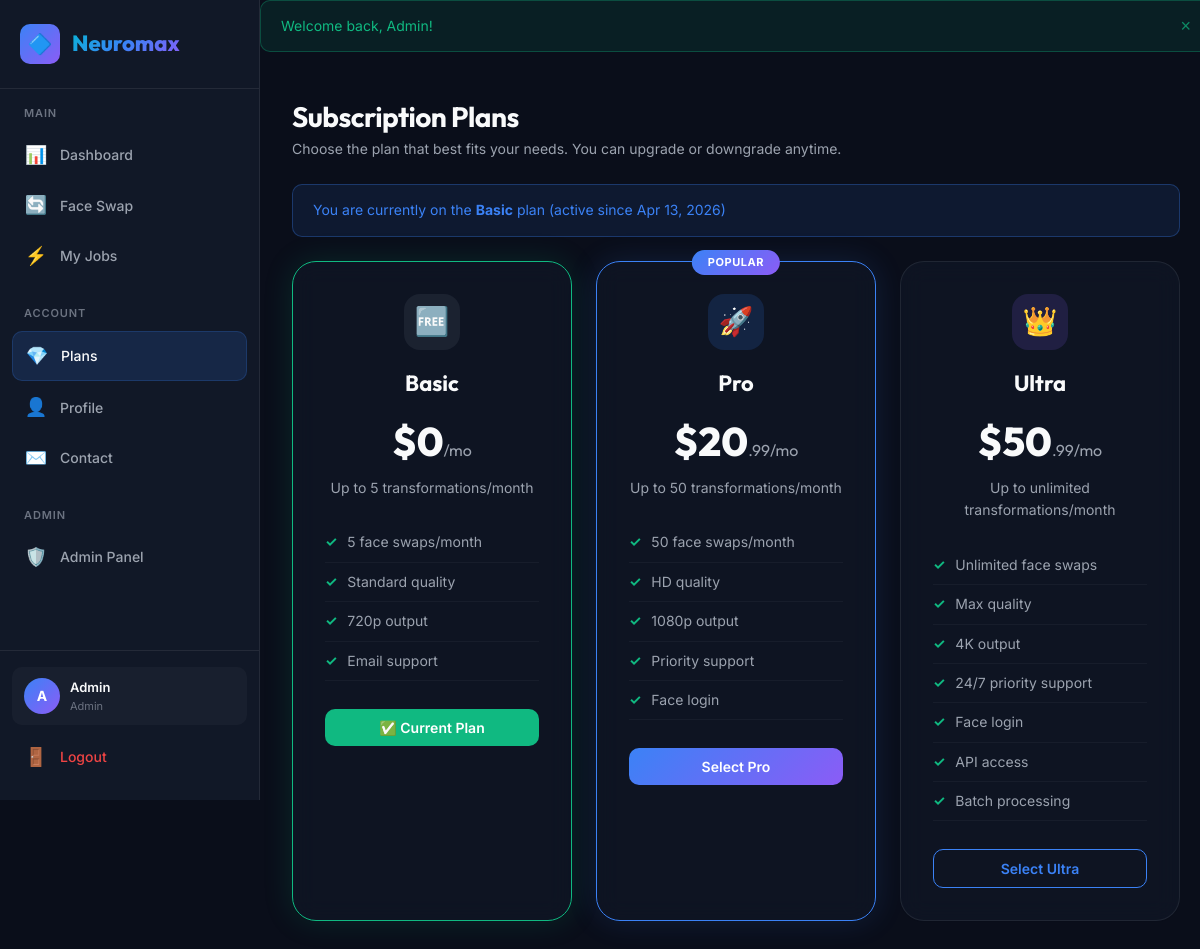
Page /plans.php (signed in) on the committed database.
### tables this page shows
CREATE TABLE IF NOT EXISTS `user_subscriptions` (
    `id`              INT UNSIGNED AUTO_INCREMENT PRIMARY KEY,
    `user_id`         INT UNSIGNED NOT NULL,
    `subscription_id` INT UNSIGNED NOT NULL,
    `start_date`      DATE         NOT NULL,
    `end_date`        DATE         DEFAULT NULL,
    `status`          ENUM('active', 'expired', 'cancelled') NOT NULL DEFAULT 'active',
    `created_at`      DATETIME     NOT NULL DEFAULT CURRENT_TIMESTAMP,

    CONSTRAINT `fk_user_sub_user`
        FOREIGN KEY (`user_id`) REFERENCES `users`(`id`)
        ON DELETE CASCADE ON UPDATE CASCADE,

    CONSTRAINT `fk_user_sub_plan`
        FOREIGN KEY (`subscription_id`) REFERENCES `subscriptions`(`id`)
        ON DELETE CASCADE ON UPDATE CASCADE,

    INDEX `idx_user_sub_user`   (`user_id`),
    INDEX `idx_user_sub_status` (`status`)
);

CREATE TABLE IF NOT EXISTS `subscriptions` (
    `id`          INT UNSIGNED AUTO_INCREMENT PRIMARY KEY,
    `name`        VARCHAR(50)    NOT NULL,
    `price`       DECIMAL(10,2)  NOT NULL DEFAULT 0.00,
    `features`    JSON           NOT NULL,
    `max_jobs`    INT UNSIGNED   NOT NULL DEFAULT 10,
    `created_at`  DATETIME       NOT NULL DEFAULT CURRENT_TIMESTAMP,
    `updated_at`  DATETIME       NOT NULL DEFAULT CURRENT_TIMESTAMP ON UPDATE CURRENT_TIMESTAMP
);

### includes/helpers.php (called while the page is built, shortened)
<?php
function e(?string $value): string
{
    return htmlspecialchars($value ?? '', ENT_QUOTES, 'UTF-8');
}
function getFlash(): ?array
{
    $flash = $_SESSION['flash'] ?? null;
    return $flash;
}
function isAdmin(): bool
{
    return isset($_SESSION['user_role']) && $_SESSION['user_role'] === 'admin';
}
function currentUserId(): ?int
{
    return $_SESSION['user_id'] ?? null;
}
function currentUserName(): string
{
    return $_SESSION['user_name'] ?? 'Guest';
}
function currentUserRole(): string
{
    return $_SESSION['user_role'] ?? 'user';
}
function formatDate(?string $date, string $format = 'M j, Y'): string
{
    return date($format, strtotime($date));
}
function url(string $path): string
{
    return BASE_URL . '/' . ltrim($path, '/');
}
function publicUrl(string $page): string
{
    return PUBLIC_URL . '/' . ltrim($page, '/');
}
function assetUrl(string $path): string
{
    return ASSETS_URL . '/' . ltrim($path, '/');
}

### includes/db.php (called while the page is built, shortened)
<?php
class Database
{
    private static ?PDO $instance = null;
    public static function getInstance(): PDO
    {
        if (self::$instance === null) {
            $dsn = sprintf(
                'mysql:host=%s;dbname=%s;charset=%s',
                DB_HOST,
                DB_NAME,
                DB_CHARSET
            );
            $options = [
                PDO::ATTR_ERRMODE            => PDO::ERRMODE_EXCEPTION,
                PDO::ATTR_DEFAULT_FETCH_MODE => PDO::FETCH_ASSOC,
                PDO::ATTR_EMULATE_PREPARES   => false,
                PDO::MYSQL_ATTR_INIT_COMMAND => "SET NAMES utf8mb4 COLLATE utf8mb4_unicode_ci",
            ];
            try {
                self::$instance = new PDO($dsn, DB_USER, DB_PASS, $options);
            } catch (PDOException $e) {
                die('Database connection failed: ' . $e->getMessage());
            }
        }
        return self::$instance;
    }
}

### app/models/Subscription.php (called while the page is built, shortened)
<?php
require_once __DIR__ . '/../../includes/db.php';
class Subscription
{
    private PDO $db;
    public function __construct()
    {
        $this->db = Database::getInstance();
    }
    public function getAll(): array
    {
        $stmt = $this->db->query('SELECT * FROM subscriptions ORDER BY price ASC');
        return $stmt->fetchAll();
    }
    public function getUserSubscription(int $userId): ?array
    {
        $stmt = $this->db->prepare(
            'SELECT s.*, us.start_date, us.end_date, us.status as sub_status
             FROM user_subscriptions us
             JOIN subscriptions s ON us.subscription_id = s.id
             WHERE us.user_id = :uid AND us.status = "active"
             LIMIT 1'
        );
        $stmt->execute([':uid' => $userId]);
        $sub = $stmt->fetch();
        return $sub ?: null;
    }
}

### public/plans.php (the view, shortened to what this page needs)
<?php
require_once __DIR__ . '/../app/models/Subscription.php';
$subModel = new Subscription();
$plans = $subModel->getAll();
$currentSub = $subModel->getUserSubscription(currentUserId());
$currentPlanId = $currentSub ? (int)$currentSub['id'] : 1;
require_once __DIR__ . '/../templates/header.php';
$planIcons = ['🆓', '🚀', '👑'];
$planColors = [
    'rgba(107, 114, 128, 0.15)',
    'rgba(59, 130, 246, 0.15)',
    'rgba(139, 92, 246, 0.15)',
];
?>
<div class="page-header">
    <h1>Subscription Plans</h1>
    <p>Choose the plan that best fits your needs. You can upgrade or downgrade anytime.</p>
</div>
<div class="page-content">
    <?php if ($currentSub): ?>
    <div class="alert alert-info mb-3">
        <span>You are currently on the <strong><?= e($currentSub['name']) ?></strong> plan (active since <?= formatDate($currentSub['start_date']) ?>)</span>
    </div>
    <?php endif; ?>
    <div class="pricing-grid">
        <?php foreach ($plans as $index => $plan):
            $isCurrent = ($currentPlanId === (int)$plan['id']);
            $isFeatured = ($index === 1);
            $features = json_decode($plan['features'], true) ?: [];
        ?>
        <div class="pricing-card <?= $isFeatured ? 'featured' : '' ?> <?= $isCurrent ? 'current' : '' ?>">
            <div class="plan-icon" style="background: <?= $planColors[$index] ?? '' ?>">
                <?= $planIcons[$index] ?? '💎' ?>
            </div>
            <div class="plan-name"><?= e($plan['name']) ?></div>
            <div class="plan-price">
                $<?= number_format((float)$plan['price'], 0) ?><span><?= (float)$plan['price'] > 0 ? '.99/mo' : '/mo' ?></span>
            </div>
            <div class="plan-description">
                Up to <?= (int)$plan['max_jobs'] >= 9999 ? 'unlimited' : (int)$plan['max_jobs'] ?> transformations/month
            </div>
            <ul class="plan-features">
                <?php foreach ($features as $feature): ?>
                <li><?= e($feature) ?></li>
                <?php endforeach; ?>
            </ul>
            <?php if ($isCurrent): ?>
                <button class="btn btn-success btn-block" disabled>✅ Current Plan</button>
            <?php else: ?>
                <form method="POST" action="">
                    <button type="submit" class="btn <?= $isFeatured ? 'btn-primary' : 'btn-outline' ?> btn-block"
                            onclick="return confirm('Switch to <?= e($plan['name']) ?> plan?')">
                        Select <?= e($plan['name']) ?>
                    </button>
                </form>
            <?php endif; ?>
        </div>
        <?php endforeach; ?>
    </div>
</div>
<?php require_once __DIR__ . '/../templates/footer.php'; ?>

### templates/header.php (shortened to what this page needs)
<?php
require_once __DIR__ . '/../includes/helpers.php';
$currentPage = basename($_SERVER['PHP_SELF']);
?>
<!DOCTYPE html>
<html lang="en">
<head>
    <link rel="stylesheet" href="<?= assetUrl('css/style.css') ?>">
</head>
<body>
<div class="app-layout">
    <aside class="sidebar" id="sidebar">
        <div class="sidebar-logo">
            <div class="logo-icon">🔷</div>
            <span class="logo-text"><?= APP_NAME ?></span>
        </div>
        <nav class="sidebar-nav">
            <div class="nav-section">
                <div class="nav-section-title">Main</div>
                <a href="<?= publicUrl('dashboard.php') ?>" class="nav-link <?= $currentPage === 'dashboard.php' ? 'active' : '' ?>">
                    <span class="nav-icon">📊</span>Dashboard
                </a>
                <a href="<?= publicUrl('upload.php') ?>" class="nav-link <?= $currentPage === 'upload.php' ? 'active' : '' ?>">
                    <span class="nav-icon">🔄</span>Face Swap
                </a>
                <a href="<?= publicUrl('jobs.php') ?>" class="nav-link <?= $currentPage === 'jobs.php' ? 'active' : '' ?>">
                    <span class="nav-icon">⚡</span>My Jobs
                </a>
            </div>
            <div class="nav-section">
                <div class="nav-section-title">Account</div>
                <a href="<?= publicUrl('plans.php') ?>" class="nav-link <?= $currentPage === 'plans.php' ? 'active' : '' ?>">
                    <span class="nav-icon">💎</span>Plans
                </a>
                <a href="<?= publicUrl('profile.php') ?>" class="nav-link <?= $currentPage === 'profile.php' ? 'active' : '' ?>">
                    <span class="nav-icon">👤</span>Profile
                </a>
                <a href="<?= publicUrl('contact.php') ?>" class="nav-link <?= $currentPage === 'contact.php' ? 'active' : '' ?>">
                    <span class="nav-icon">✉️</span>Contact
                </a>
            </div>
            <?php if (isAdmin()): ?>
            <div class="nav-section">
                <div class="nav-section-title">Admin</div>
                <a href="<?= url('admin/index.php') ?>" class="nav-link">
                    <span class="nav-icon">🛡️</span>Admin Panel
                </a>
            </div>
            <?php endif; ?>
        </nav>
        <div class="sidebar-footer">
            <div class="sidebar-user">
                <div class="user-avatar">
                    <?= strtoupper(substr(currentUserName(), 0, 1)) ?>
                </div>
                <div class="user-info">
                    <div class="user-name"><?= e(currentUserName()) ?></div>
                    <div class="user-role"><?= e(currentUserRole()) ?></div>
                </div>
            </div>
            <a href="<?= publicUrl('logout.php') ?>" class="nav-link mt-1" style="color: var(--accent-red);">
                <span class="nav-icon">🚪</span>Logout
            </a>
        </div>
    </aside>
    <main class="main-content">
        <?php
        $flash = getFlash();
        if ($flash):
        ?>
        <div class="alert alert-<?= e($flash['type']) ?>" id="flashMessage">
            <span><?= $flash['message'] ?></span>
            <button class="alert-dismiss" onclick="this.parentElement.remove()">×</button>
        </div>
        <?php endif; ?>

### templates/footer.php (shortened to what this page needs)
    </main>
</div>
</body>
</html>

### rows in the picture
user_subscriptions: subscription.name "Basic", start_date "Apr 13, 2026"
subscriptions: index "🆓", name "Basic", price "0", shows "/mo", max_jobs "5", features "5 face swaps/month", features "Standard quality", features "720p output", features "Email support", shows "✅ Current Plan"
subscriptions: index "🚀", name "Pro", price "20", shows ".99/mo", max_jobs "50", features "50 face swaps/month", features "HD quality", features "1080p output", features "Priority support", features "Face login"
subscriptions: index "👑", name "Ultra", price "50", shows ".99/mo", max_jobs "unlimited", features "Unlimited face swaps", features "Max quality", features "4K output", features "24/7 priority support", features "Face login", features "API access", features "Batch processing"

### other values in the picture
APP_NAME "Neuromax"
substr(currentUserName(), 0, 1) "A"
currentUserName() "Admin"
currentUserRole() "Admin"
$flash['message'] "Welcome back, Admin!"
